Frame 1 (no input): blank canvas, image omitted
Frame 60 (the mouse pressed at the canvas centre just before this capture): blank canvas, image omitted
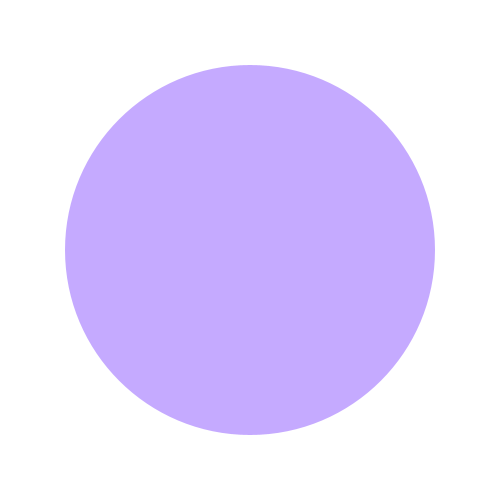
Frame 120 (the mouse held since frame 60 and released just before this capture)

The Processing sketch whose frames 1 and 60 were blank and that drew this single picture after the mouse press (run headless with seeded random() and noise(); from frame 60 on, the mouse is pressed at the canvas centre):

// Processing sketch: makingObjects_00
// ── makingObjects_00.pde
// declare an instance of a CircleObject named circle1
CircleObject circle1;

void setup(){
  size(500,500);
  background(255);
}

void draw(){
  background(255);
  // if an instance is not assigned to circle1
  // then it is "null" and we can't do anything to something that
  // does not exist...
  if (circle1 != null){
    circle1.update();
    circle1.render();
  }
}

void mousePressed(){
  // when we click the mouse, we create a new instance of a CircleObject
  // then assigne it to circle1
  circle1 = new CircleObject(mouseX, mouseY, 5, color(125,64,254));
}

///////////////////////////////////////
// difinition of the Circle Object
class CircleObject {

  // these variables are called fields when they're in a class like this
  // we can declare and initialize them just like global variables in a sketch
  float x = 0.0;
  float y = 0.0;
  float radius = 0.0;
  color fillColor = color(0);
  color strokeColor = color(0);
  float strokeWeight = 1.0;
  int age = 0;
  int maxAge = 100;
  float growRate = 3.0;
  boolean noFill = false;
  boolean noStroke = true;

  // next we neet to construct the object
  // think of these as setup() functions that allow us to initialize values
  // or even to pass new values into fields
  
  // ---we can use multiple constructors---

  // default constructor creates an object with the values we defined above
  CircleObject() {
  }

  // if we want to pass other values like location, radius, color,
  // then we have to creat a constructor that will accepts these
  CircleObject(float _x, float _y, float _radius, color _fillColor) {
    x = _x;
    y = _y;
    radius = _radius;
    fillColor = _fillColor;
  }
  
  // a method that describe how the circle changes
  void update(){
    // fading
    fillColor = fade(fillColor, age, maxAge);
    // growing
    radius+=growRate;
    // aging
    if(isAlive())age++;
  }
  
  // a method that draws the object to screen
  void render(){
    
    strokeWeight(strokeWeight);
    fill(fillColor);
    if(noFill) noFill();
    stroke(strokeColor);
    if(noStroke) noStroke();
    
    circle(x, y, 2*radius);
  }
  
  color fade(color _color, int _age, int _maxAge){
    int alpha = int(265 - 256 * _age / float(_maxAge));
    return _color & 0x00FFFFFF | alpha << 24;
  }
  
  boolean isAlive(){
    return age <= maxAge;
  }
  
  boolean isDead(){
    return age > maxAge;
  } 
  
}
